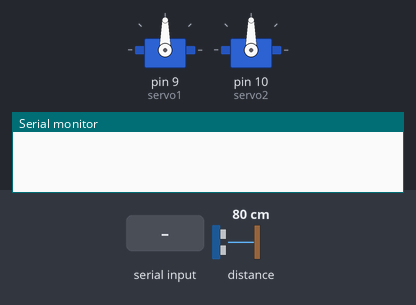
This sketch was run on a simulated Arduino Uno, built with avr-gcc and run on an emulated ATmega328P. Shown: 2 × servo, the last lines printed to the serial monitor. The inputs (shaded band) are chosen by the test bench; at power-on: distance to the obstacle 80 cm.

Above: at 0.8 s.
0.9 s: "sofa" received over Serial
At 2.6 s:
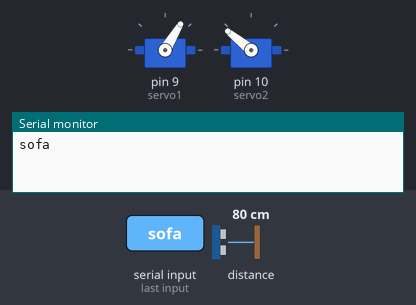
At 8.98 s:
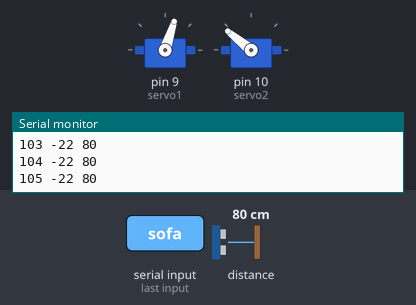
Timing chart, 0 to 11.7 s (numbered marks = the images above; inputs shaded):
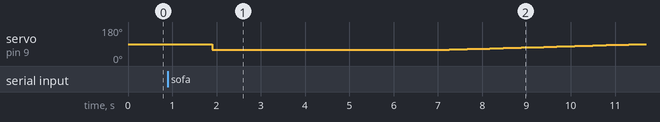

Measured:
- after the input at 0.9 s, servo on pin 9 (servo1): 90° → 59° after 1.0 s, → 60° 5.3 s later, → 61° 0.10 s later, → 62° 0.20 s later, … (32 changes in this stretch); servo on pin 10 (servo2): 90° → 141° after 1.0 s

The sketch:

LidarScannerLiteV3.ino
```cpp
//*************************************************3D RADAR CODE with GARMIN LIDAR LITE V3*************************************************//
// By Ashish Agrahari
// https://github.com/AshishA26
//************************************************************************//

// Include libraries:
#include <Servo.h>
#include <Wire.h>
#include <LIDARLite.h>

// Create a new servo object:
Servo servo1;
Servo servo2;

// Lidar Variables
LIDARLite lidarLite;
int cal_cnt = 0;
int i;
#define LIDAR_MIN_DIST 0
#define LIDAR_MAX_DIST 4000 // in cm
#define SAMPLES 5

// This value changes the ranges and everything
String scanType = "Nothing"; // say either room or sofa

// defines variables
int angle; // For short scan, I did 1350, for room 600, for sofa 1150
int verAngle; // For short scan I did 1850, for room 1900, or 1800, for sofa 2000
int verAngleStop; //For short scan I did 1500, for room 1150, for sofa 1550
int angleFrom; // for short scan, I did 1350, for room 600, for sofa 1150
int angleTo; // for short scan, I did 1700, for room 2400, for sofa 1900

int horizonDelay = 50;
long duration;
int distance;
int pointArray[3];
int mapAngle;
int mapVerAngle;
int mapStartVerAngle;

void setup() {
  Serial.begin(9600); // Starts the serial communication

  lidarLite.begin(0, true); // Set configuration to default and I2C to 400 kHz
  lidarLite.configure(0); // Change this number to try out alternate configurations

  // Attach the Servo variable to a pin:
  servo1.attach(9);
  servo2.attach(10);

  // Gets the scan type from unreal engine
  while (scanType.equals("Nothing") || scanType.equals("")) {
    scanType = Serial.readString();
  }
  scanType.trim(); //Removes white space

  // Changes values and ranges based on the scan type
  if (scanType.equals("sofa")) {
    angle = 1150;
    verAngle = 2000;
    verAngleStop = 1550;
    angleFrom = 1150;
    angleTo = 1900;
  }
  else if (scanType.equals("room")) {
    angle = 600;
    verAngle = 1900; // or 1800
    verAngleStop = 1150;
    angleFrom = 600;
    angleTo = 2400;
  }
  else {
    Serial.println("No scan type set, please retry");
  }

  //Tell servo to go to this angle
  servo1.writeMicroseconds(angle);
  servo2.writeMicroseconds(verAngle);
  pointArray[0] = 0;

  // Sends correct mapped angle to serial
  mapStartVerAngle = verAngle;
  mapStartVerAngle = map(mapStartVerAngle, 500, 2500, 180, -90);
  pointArray[1] = mapStartVerAngle;
  for (int i = 0; i < 5; i = i + 1) {
    Serial.println(scanType);
    delay(1000);
  }
}

void loop() {
  // Sweep from 0 to 2500 degrees:
  if (verAngle >= verAngleStop) {

    for (angle = angleFrom; angle <= angleTo; angle += 7)
    {
      pointArray[2] = SmoothLidarReading();
      mapAngle = angle;
      mapAngle = map(mapAngle, 500, 2500, 0, 270);
      printArray();
      pointArray[0] = mapAngle;
      servo1.writeMicroseconds(angle);
      delay(horizonDelay);
    }
    MoveUp();
    // And back from 2500 to 0 degrees:
    for (angle = angleTo; angle >= angleFrom; angle -= 7)
    {
      pointArray[2] = SmoothLidarReading();
      mapAngle = angle;
      mapAngle = map(mapAngle, 500, 2500, 0, 270);
      printArray();
      pointArray[0] = mapAngle;
      servo1.writeMicroseconds(angle);
      delay(horizonDelay);
    }
    MoveUp();
  }
}

//Move vertical servo up
void MoveUp() {
  if (verAngle >= verAngleStop) {
    verAngle = verAngle - 7;
    servo2.writeMicroseconds(verAngle);
    mapVerAngle = verAngle;
    mapVerAngle = map(mapVerAngle, 500, 2500, 180, -90);
    pointArray[1] = mapVerAngle;
    delay(20);
  }
}

int LidarReading() {
  // Returns distance in centimeters
  int dist;

  // At the beginning of every 100 readings,
  // take a measurement with receiver bias correction
  if ( cal_cnt == 0 ) {
    dist = lidarLite.distance();      // With bias correction
  } else {
    dist = lidarLite.distance(false); // Without bias correction
  }

  // Increment reading counter
  cal_cnt++;
  cal_cnt = cal_cnt % 100;

  // Return Dist
  return dist;
  delay(10);
}

float SmoothLidarReading() {
  float averageDist = 0;
  for (int i = 0; i < SAMPLES; i = i + 1) {
    int x = float(LidarReading());
    while (x < LIDAR_MIN_DIST || x > LIDAR_MAX_DIST) {
      x = float(LidarReading());
    }
    averageDist = averageDist + x;
  }
  averageDist = averageDist / SAMPLES;
  return averageDist;
}

void printArray() {
  for (int i = 0; i < 3; i++) {
    Serial.print(pointArray[i]);
    if (i != 2) {
      Serial.print(" ");
    }
  }
  Serial.println();
}
```
